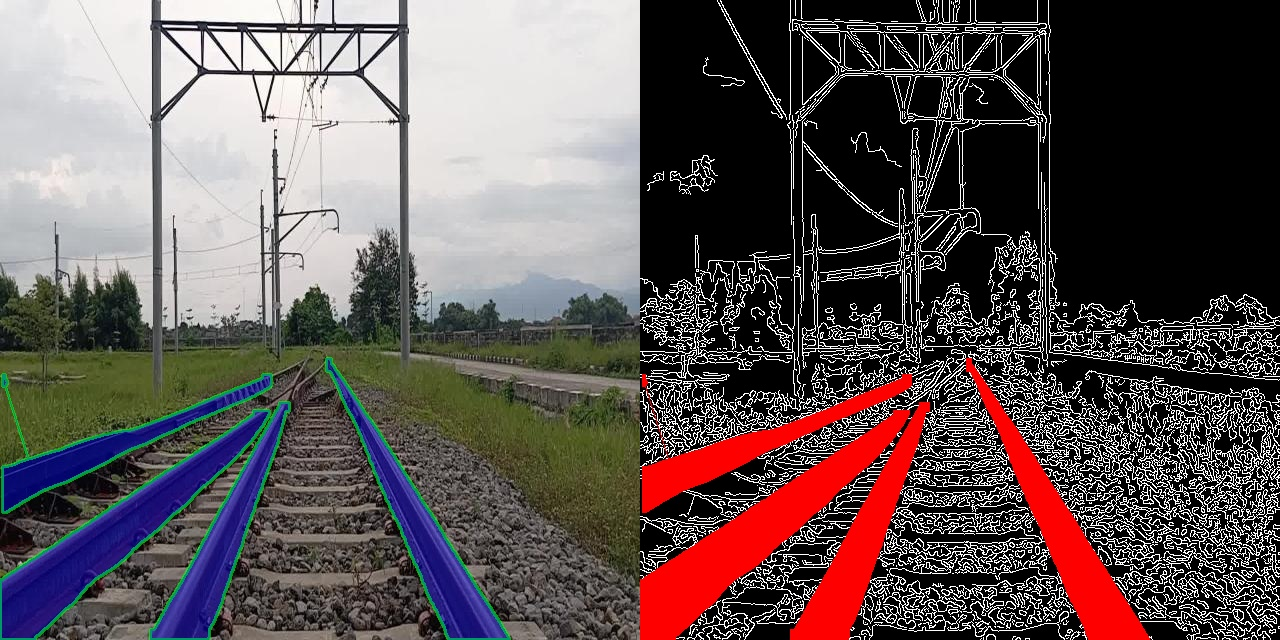
#> input picture Assignment/Hasil Run/1000195092_0011-0_jpeg.rf.1eae7f637435330f6d28c42aa8052bbf.jpg, 1280 x 640 px
$ python -i 'Combined_Rhehan Adi.py'   (imports and definitions only)
#> lines starting #> are read from the running program, lines starting #| are printed output that depends on the picture
import cv2
import numpy as np
import os
from ultralytics import YOLO
import matplotlib.pyplot as plt

# =======================
# PATH MODEL YOLOv8
# =======================
MODEL_PATH = r"D:\Kuliah Politeknik Negeri Madiun\SEMESTER 7\8. PRAK. KONTROL CERDAS\6. Week 6\Assignment\rail-dataset.pt"

# =======================
# MEMUAT MODEL
# =======================
# [6 lines not run here, left out]

# =======================
# KATEGORI THRESHOLD
# =======================
THRESHOLDS = {
    "1": {"name": "Low", "low": 10, "high": 50},
    "2": {"name": "Optimal", "low": 30, "high": 120},
    "3": {"name": "High", "low": 80, "high": 200}
}

# [13 lines left out: function pilih_kategori_threshold, not called in this run]

# =======================
# FUNGSI MASK YOLO
# =======================
def get_yolo_mask(img):
    results = model(cv2.cvtColor(img, cv2.COLOR_BGR2RGB))
    predictions = results[0]
    gray = cv2.cvtColor(img, cv2.COLOR_BGR2GRAY)
    mask_model = np.zeros_like(gray)

    if hasattr(predictions, 'masks') and predictions.masks is not None:
        for mask in predictions.masks.xy:
            mask = np.array(mask, np.int32)
            cv2.fillPoly(mask_model, [mask], 255)
    elif hasattr(predictions, 'boxes') and len(predictions.boxes.xyxy) > 0:
        for box in predictions.boxes.xyxy:
            x1, y1, x2, y2 = map(int, box[:4])
            cv2.rectangle(mask_model, (x1,y1), (x2,y2), 255, thickness=cv2.FILLED)
    return mask_model

# =======================
# FUNGSI CANNNY + YOLO
# =======================
# [107 lines left out: functions process_frame_or_image, mode_webcam, mode_folder, mode_single_image, not called in this run]

# =======================
# ANALISIS THRESHOLD + GRAFIK
# =======================
def analyze_threshold(image_path, mask_model=None, save_path=None):
    img = cv2.imread(image_path)
#> img is the input picture: shape (640, 1280, 3); mean B, G, R 85.3, 85.2, 96.5
    gray = cv2.cvtColor(img, cv2.COLOR_BGR2GRAY)
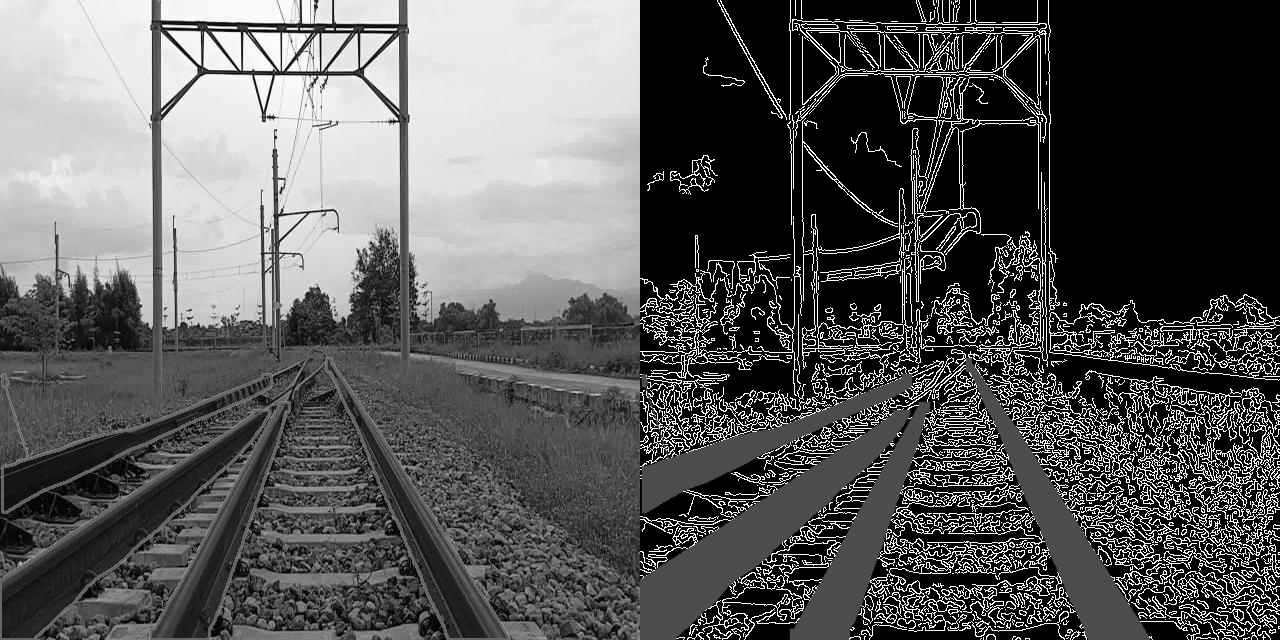
#> gray: shape (640, 1280); min 0, max 255, mean 88.6
    gray_blur = cv2.GaussianBlur(gray, (5,5), 0)
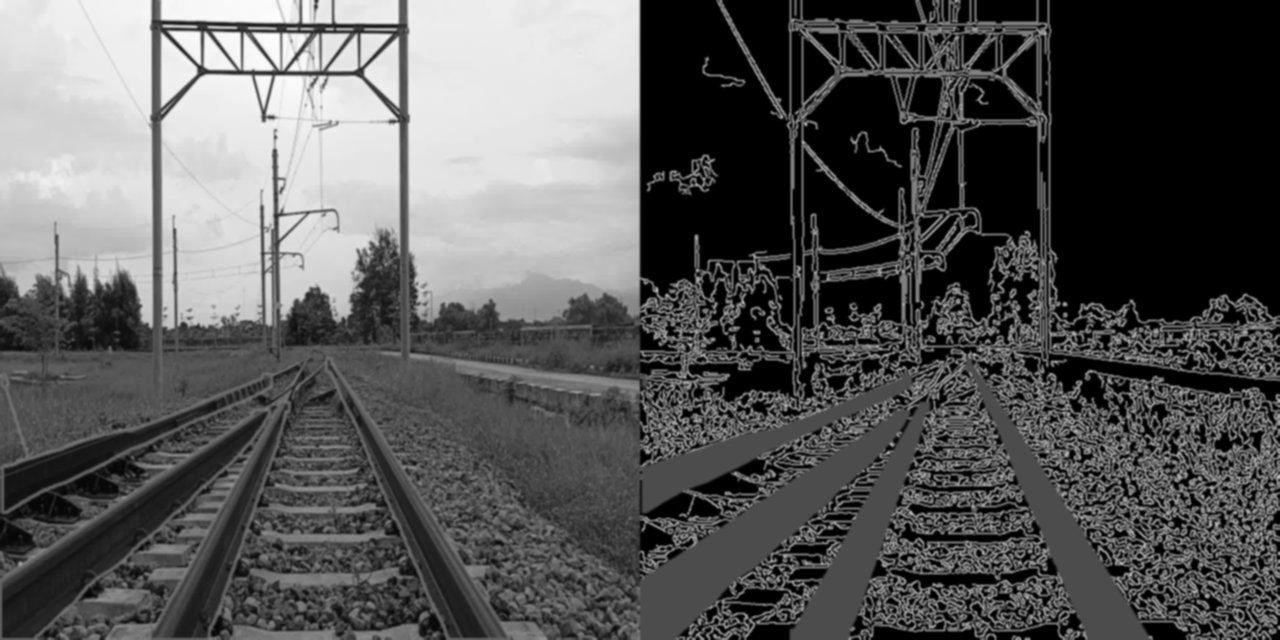
#> gray_blur: shape (640, 1280); min 0, max 252, mean 88.6
    gray_eq = cv2.equalizeHist(gray_blur)
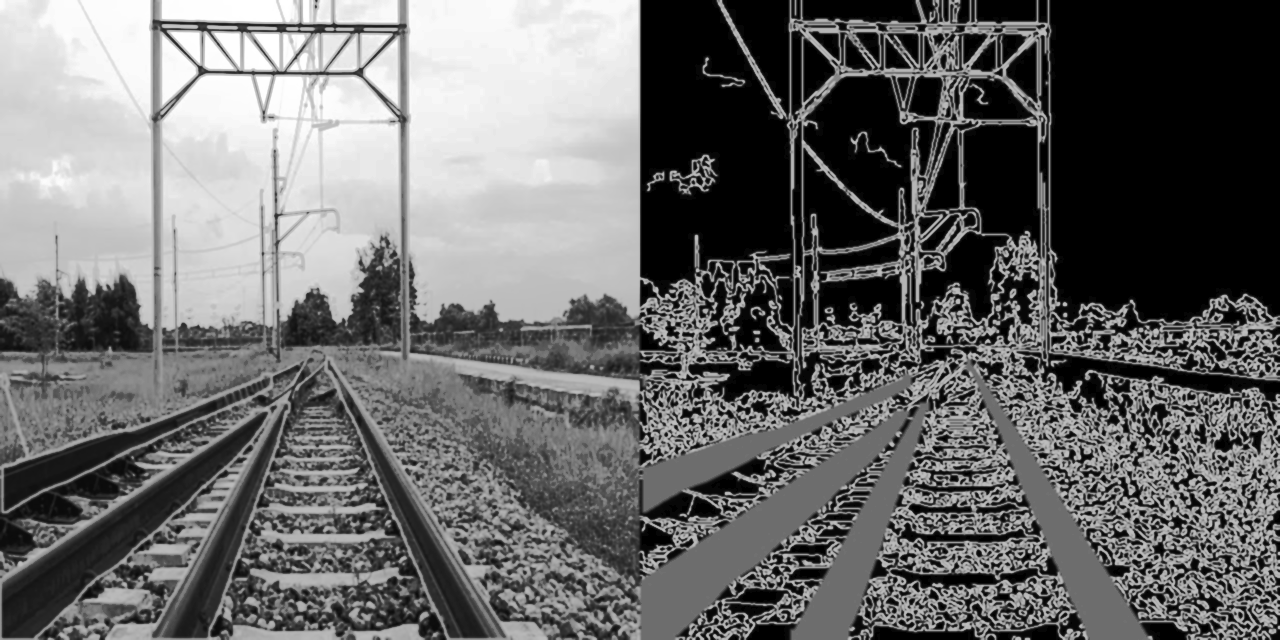
#> gray_eq: shape (640, 1280); min 0, max 255, mean 105.6

    if mask_model is None:
        mask_model = get_yolo_mask(img)

    low_thresh_list = range(10, 101, 10)
    high_thresh_list = range(50, 201, 20)
    results = []

    for low in low_thresh_list:
        for high in high_thresh_list:
            if high <= low:
                continue
            edges = cv2.Canny(gray_eq, low, high)
            edges_in_mask = np.sum(edges[mask_model==255] > 0)
            results.append((low, high, edges_in_mask))

    results = np.array(results)
    lows = results[:,0]
    highs = results[:,1]
    counts = results[:,2]

    plt.figure(figsize=(10,6))
    plt.tricontourf(lows, highs, counts, levels=14, cmap='plasma')
    plt.colorbar(label='Pixel Tepi di Area Objek YOLO')
    plt.xlabel('Low Threshold')
    plt.ylabel('High Threshold')
    plt.title('Pengaruh Threshold terhadap Canny + Mask YOLO')

    if save_path:
        plt.savefig(save_path)
        print(f"Grafik threshold disimpan: {save_path}")

    plt.show()

# =======================
# MENU UTAMA
# =======================
# [14 lines left out: function main, not called in this run]

# [2 lines not run here, left out]

#> (the run stopped early here; a loop or call above may not have finished)
